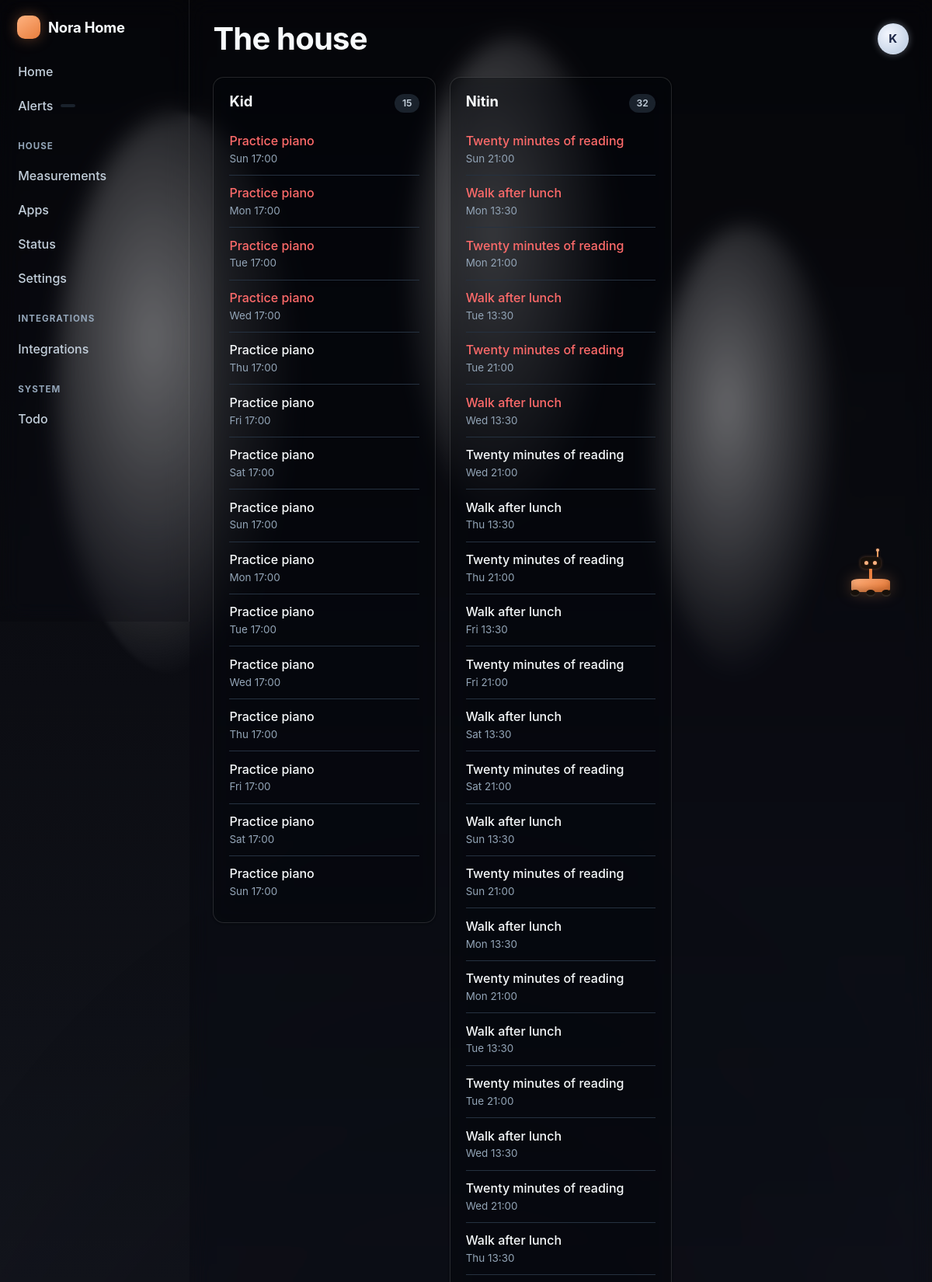
Page /home/tracker/house/ (signed in, upper part) on the committed database.
### nora_home/accounts/models.py (models this page shows, shortened)
class HouseMember(AbstractUser):
    class Role(models.TextChoices):
        MEMBER = "member", "Member"
        ADULT = "adult", "Adult"
        ADMIN = "admin", "Admin"
    display_name = models.CharField(max_length=60, blank=True)
    role = models.CharField(max_length=10, choices=Role.choices, default=Role.MEMBER,
                            db_index=True)
    avatar = models.ImageField(upload_to="avatars/", blank=True, null=True)
    accent_color = models.CharField(max_length=9, blank=True,
                                    help_text="Hex colour used for this person's rows.")
    birthday = models.DateField(null=True, blank=True)
    timezone = models.CharField(max_length=64, blank=True)
    slack_user_id = models.CharField(max_length=32, blank=True,
                                     help_text="Slack member ID, e.g. U01ABCDEF.")
    slack_dm_channel = models.CharField(max_length=32, blank=True)
    phone = models.CharField(max_length=32, blank=True)
    quiet_hours_start = models.PositiveSmallIntegerField(default=22)
    quiet_hours_end = models.PositiveSmallIntegerField(default=7)
    notifications_enabled = models.BooleanField(default=True)
    preferred_channels = models.JSONField(default=list, blank=True)
    escalation_contacts = models.ManyToManyField(
        "self", symmetrical=False, blank=True, related_name="escalation_watch_for",
        through="EscalationContact",
    )
    is_on_wall_display = models.BooleanField(
        default=True, help_text="Show this person's items on the 24\" display.")
    class Meta:
        ordering = ["display_name", "username"]
    @property
    def name(self) -> str:
        return self.display_name or self.get_full_name() or self.get_username()

### nora_home/tracker/models.py (models this page shows, shortened)
class Occurrence(UUIDModel, TimeStampedModel):
    class Status(models.TextChoices):
        PENDING = "pending", "Pending"
        DONE = "done", "Done"
        MISSED = "missed", "Missed"
        SKIPPED = "skipped", "Skipped"
        CANCELLED = "cancelled", "Cancelled"
    trackable = models.ForeignKey(Trackable, on_delete=models.CASCADE,
                                  related_name="occurrences")
    due_at = models.DateTimeField(db_index=True)
    window_ends_at = models.DateTimeField(
        null=True, blank=True,
        help_text="After this the occurrence is marked missed rather than left open.")
    status = models.CharField(max_length=10, choices=Status.choices,
                              default=Status.PENDING, db_index=True)
    completed_at = models.DateTimeField(null=True, blank=True)
    completed_by = models.ForeignKey(settings.AUTH_USER_MODEL, null=True, blank=True,
                                     on_delete=models.SET_NULL,
                                     related_name="completed_occurrences")
    escalation_level = models.PositiveSmallIntegerField(default=0, db_index=True)
    last_escalated_at = models.DateTimeField(null=True, blank=True)
    acknowledged_at = models.DateTimeField(null=True, blank=True)
    acknowledged_by = models.ForeignKey(settings.AUTH_USER_MODEL, null=True, blank=True,
                                        on_delete=models.SET_NULL,
                                        related_name="acknowledged_occurrences")
    objects = OccurrenceQuerySet.as_manager()
    class Meta:
        ordering = ["due_at"]
        unique_together = [("trackable", "due_at")]
        indexes = [
            models.Index(fields=["status", "due_at"]),
            models.Index(fields=["status", "escalation_level", "due_at"]),
        ]
    @property
    def is_overdue(self) -> bool:
        return self.status == self.Status.PENDING and self.due_at < timezone.now()

class Trackable(UUIDModel, SoftDeleteModel, TimeStampedModel):
    class Kind(models.TextChoices):
        TASK = "task", "Task"
        HABIT = "habit", "Habit"
        MAINTENANCE = "maintenance", "Maintenance"
        GOAL = "goal", "Goal milestone"
        MEASUREMENT = "measurement", "Measurement"
        CHECKIN = "checkin", "Check-in"
    title = models.CharField(max_length=160)
    notes = models.TextField(blank=True)
    kind = models.CharField(max_length=15, choices=Kind.choices, default=Kind.TASK)
    owner = models.ForeignKey(settings.AUTH_USER_MODEL, on_delete=models.CASCADE,
                              related_name="trackables")
    app_slug = models.CharField(max_length=60, db_index=True, default="tracker",
                                help_text="The app that owns this trackable.")
    source_ref = models.CharField(max_length=120, blank=True, db_index=True,
                                  help_text="The app's own id for the underlying record.")
    url = models.CharField(max_length=300, blank=True,
                           help_text="Deep link into the owning app.")
    cadence = models.CharField(max_length=12, choices=Cadence.choices,
                               default=Cadence.ONCE)
    interval_days = models.PositiveIntegerField(null=True, blank=True)
    cron_expression = models.CharField(max_length=100, blank=True)
    due_time = models.TimeField(null=True, blank=True,
                                help_text="Local time of day an occurrence is due.")
    starts_on = models.DateField(default=timezone.localdate)
    ends_on = models.DateField(null=True, blank=True)
    next_due_at = models.DateTimeField(null=True, blank=True, db_index=True)
    escalation_policy = models.ForeignKey(EscalationPolicy, null=True, blank=True,
                                          on_delete=models.SET_NULL,
                                          related_name="trackables")
    requires_evidence = models.BooleanField(
        default=False, help_text="Completion must include a note, number, or photo.")
    evidence_label = models.CharField(max_length=60, blank=True)
    allow_skip = models.BooleanField(default=True)
    is_active = models.BooleanField(default=True, db_index=True)
    show_on_wall = models.BooleanField(default=True)
    priority = models.PositiveSmallIntegerField(default=2,
                                                help_text="1 high, 2 normal, 3 low.")
    tags = models.JSONField(default=list, blank=True)
    class Meta:
        ordering = ["priority", "next_due_at", "title"]
        indexes = [
            models.Index(fields=["app_slug", "source_ref"]),
            models.Index(fields=["owner", "is_active", "next_due_at"]),
        ]

### nora_home/tracker/views.py (the view)
# urls.py: path("house/", views.house_board, name="house_board"),
@login_required
def house_board(request):
    items = (Occurrence.objects.open()
             .select_related("trackable", "trackable__owner")
             .order_by("due_at")[:200])
    by_member: dict = {}
    for occurrence in items:
        by_member.setdefault(occurrence.trackable.owner, []).append(occurrence)
    return render(request, "tracker/house_board.html", {
        "by_member": by_member,
        "page_title": "The house",
    })

### templates/tracker/house_board.html (shortened to what this page needs)
{% extends "base.html" %}
{% block content %}
  <div class="card-grid">
    {% for member, items in by_member.items %}
      <div class="card">
        <div class="card-head">
          <h3 class="card-title">{{ member.name }}</h3>
          <span class="pill">{{ items|length }}</span>
        </div>
        <ul class="item-list">
          {% for item in items %}
            <li class="item{% if item.is_overdue %} is-overdue{% endif %}">
              <div class="item-body">
                <div class="item-title">{{ item.trackable.title }}</div>
                <div class="item-meta">{{ item.due_at|date:"D H:i" }}</div>
              </div>
            </li>
          {% endfor %}
        </ul>
      </div>
    {% empty %}
      <div class="empty">Nobody owes the house anything right now.</div>
    {% endfor %}
  </div>
{% endblock %}

### templates/base.html (shortened to what this page needs)
{% load static %}<!doctype html>
<html lang="en" data-surface="{{ surface }}" data-theme="dark"
      data-season="{{ nh_season }}" data-daypart="{{ nh_daypart }}" data-weather="{{ nh_weather }}"
      {% if not nh_bot_enabled %}data-nh-bot="off"{% endif %}>
<head>
  <link rel="stylesheet" href="{% static 'nora_home/css/nora-home.css' %}">
  <link rel="stylesheet" href="{% static 'nora_home/css/nh-scene.css' %}">
  {% if nh_bot_enabled %}<link rel="stylesheet" href="{% static 'nora_home/css/nh-bot.css' %}">{% endif %}
</head>
<body>
{% block body %}
{% include "partials/scene.html" %}
<div class="shell">
  <nav class="sidebar" aria-label="House navigation">
    <a class="brand" href="/">
      <span class="brand-mark" aria-hidden="true"></span>
      <span>{{ house_name }}</span>
    </a>
    <div class="nav-group">
      <a class="nav-link" href="{% url 'core:dashboard' %}"
         {% if request.path == '/home/' %}aria-current="page"{% endif %}>Home</a>
      <a class="nav-link" href="{% url 'notifications:inbox' %}">
        Alerts <span class="pill" data-nh-bell data-count="0" hidden></span>
      </a>
    </div>
    {% for group in nav %}
      <div class="nav-group">
        <div class="nav-group-label">{{ group.label }}</div>
        {% for app in group.apps %}
          {% if app.slug != 'notifications' %}
            <a class="nav-link" href="{{ app.url }}"
               {% if request.path == app.url %}aria-current="page"{% endif %}>{{ app.title }}</a>
          {% endif %}
        {% endfor %}
        {% if group.key == 'house' %}
          <a class="nav-link" href="{% url 'core:app_directory' %}">Apps</a>
          <a class="nav-link" href="{% url 'core:system_status' %}">Status</a>
          <a class="nav-link" href="{% url 'core:settings' %}">Settings</a>
        {% endif %}
      </div>
    {% endfor %}
  </nav>
  <main class="main">
    <div class="topbar">
      <h1>{% block heading %}{{ page_title|default:"Home" }}{% endblock %}</h1>
      <div class="topbar-actions">
        <details class="profile-menu">
          <summary class="profile-trigger" aria-label="Menu">
            {% if request.user.is_authenticated %}
              <span class="profile-avatar">{{ request.user.name|first|upper }}</span>
            {% endif %}
          </summary>
        </details>
      </div>
    </div>
    {% block content %}{% endblock %}
  </main>
</div>
{% endblock %}
</body>
</html>

### rows in the picture
HouseMember: user.name|first "K", name "Kid", items "15"
Occurrence: trackable "Practice piano", due_at "Sun 17:00"
Occurrence: trackable "Practice piano", due_at "Mon 17:00"
Occurrence: trackable "Practice piano", due_at "Tue 17:00"
Occurrence: trackable "Practice piano", due_at "Wed 17:00"
Occurrence: trackable "Practice piano", due_at "Thu 17:00"
Occurrence: trackable "Practice piano", due_at "Fri 17:00"
Occurrence: trackable "Practice piano", due_at "Sat 17:00"
Occurrence: trackable "Practice piano", due_at "Sun 17:00"
Occurrence: trackable "Practice piano", due_at "Mon 17:00"
Occurrence: trackable "Practice piano", due_at "Tue 17:00"
Occurrence: trackable "Practice piano", due_at "Wed 17:00"
Occurrence: trackable "Practice piano", due_at "Thu 17:00"
Occurrence: trackable "Practice piano", due_at "Fri 17:00"
Occurrence: trackable "Practice piano", due_at "Sat 17:00"
Occurrence: trackable "Practice piano", due_at "Sun 17:00"
HouseMember: name "Nitin", items "32"
Occurrence: trackable "Twenty minutes of reading", due_at "Sun 21:00"
Occurrence: trackable "Walk after lunch", due_at "Mon 13:30"
Occurrence: trackable "Twenty minutes of reading", due_at "Mon 21:00"
Occurrence: trackable "Walk after lunch", due_at "Tue 13:30"
Occurrence: trackable "Twenty minutes of reading", due_at "Tue 21:00"
Occurrence: trackable "Walk after lunch", due_at "Wed 13:30"
Occurrence: trackable "Twenty minutes of reading", due_at "Wed 21:00"
Occurrence: trackable "Walk after lunch", due_at "Thu 13:30"
Occurrence: trackable "Twenty minutes of reading", due_at "Thu 21:00"
Occurrence: trackable "Walk after lunch", due_at "Fri 13:30"
Occurrence: trackable "Twenty minutes of reading", due_at "Fri 21:00"
Occurrence: trackable "Walk after lunch", due_at "Sat 13:30"
Occurrence: trackable "Twenty minutes of reading", due_at "Sat 21:00"
Occurrence: trackable "Walk after lunch", due_at "Sun 13:30"
Occurrence: trackable "Twenty minutes of reading", due_at "Sun 21:00"
Occurrence: trackable "Walk after lunch", due_at "Mon 13:30"
Occurrence: trackable "Twenty minutes of reading", due_at "Mon 21:00"
Occurrence: trackable "Walk after lunch", due_at "Tue 13:30"
Occurrence: trackable "Twenty minutes of reading", due_at "Tue 21:00"
Occurrence: trackable "Walk after lunch", due_at "Wed 13:30"
Occurrence: trackable "Twenty minutes of reading", due_at "Wed 21:00"
Occurrence: trackable "Walk after lunch", due_at "Thu 13:30"

### other values in the picture
{{ house_name }} "Nora Home"
{{ group.label }} "HOUSE" "INTEGRATIONS" "SYSTEM"
{{ app.title }} "Measurements" "Integrations" "Todo"
{{ page_title|default:"Home" }} "The house"
